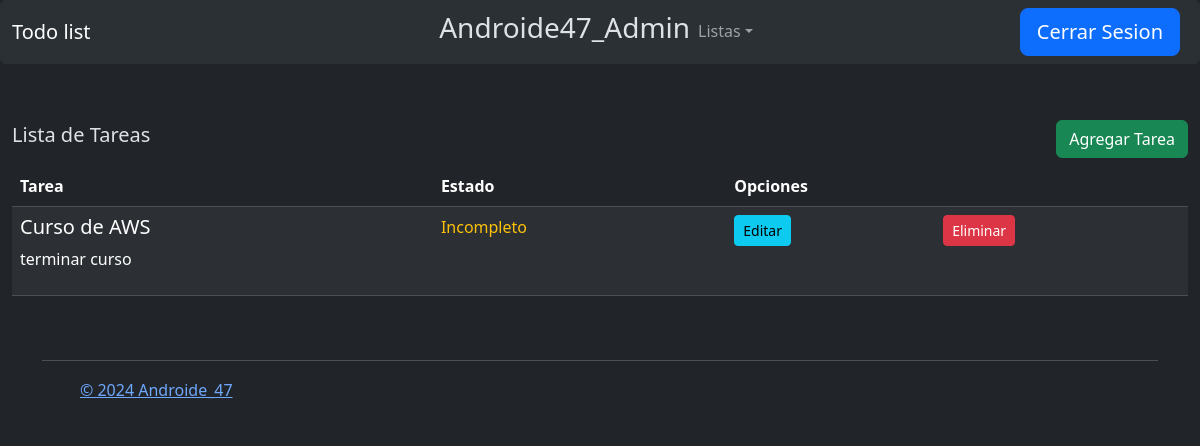
/todo/list (signed in), run on an earlier commit of the app's database.
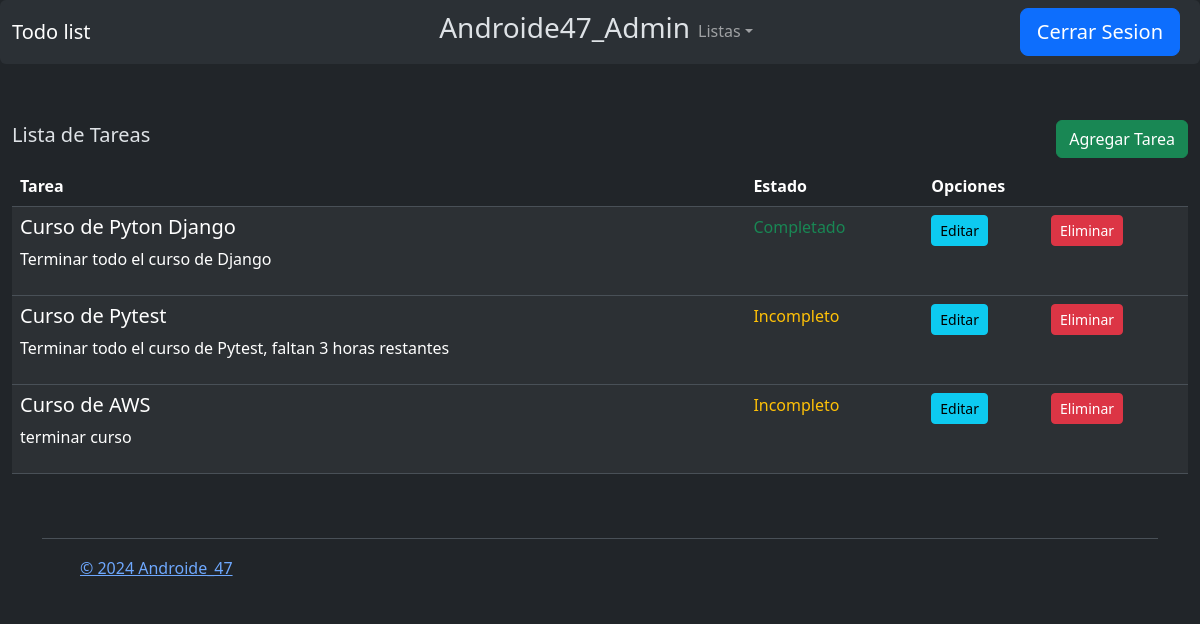
And on a later commit of the database.
### todor/models.py (models this page shows, shortened)
class User(db.Model):
    id = db.Column(db.Integer, primary_key=True)
    username = db.Column(db.String(80), unique=True, nullable=False)
    password = db.Column(db.Text(20), nullable=False)

class Todo(db.Model):
    id = db.Column(db.Integer, primary_key=True)
    created_by = db.Column(db.Integer, db.ForeignKey('user.id'), nullable=False)
    title = db.Column(db.String(100), nullable=False)
    desc = db.Column(db.Text)
    state = db.Column(db.Boolean, default = False)

### todor/todo.py (the view)
@bp.route('/list')
@login_required
def index():
    todos = Todo.query.all()
    return render_template('todo/index.html', todos=todos)

### todor/auth.py (called while the page is built)
@bp.before_app_request
def load_logged_in_user():
    user_id = session.get('user_id')
    if user_id is None:
        g.user = None
    else:
        g.user = User.query.get_or_404(user_id)

def login_required(view):
    @functools.wraps(view)
    def wrapped_view(**kwargs):
        if g.user is None:
            return redirect(url_for('auth.inicio'))
        return view(**kwargs)
    return wrapped_view

### todor/templates/todo/index.html
{% extends 'base.html' %} {% block content %}
<br />
<section class="container-fluid">
  <nav class="navbar">
    <h5>{% block title %}Lista de Tareas{% endblock %}</h5>
    <a href=" {{url_for('todo.create')}} " class="btn btn-success"
      >Agregar Tarea</a
    >
  </nav>
  <table class="table table-striped table-hover">
    <thead>
      <tr>
        <th scope="col">Tarea</th>
        <th scope="col">Estado</th>
        <th scope="col" colspan="2">Opciones</th>
      </tr>
    </thead>
    <tbody>
      {% for todo in todos | reverse%} {% if g.user.id == todo.created_by%}
      <tr>
        <td>
          <h5>{{ todo.title }}</h5>
          <p>{{ todo.desc }}</p>
        </td>
        <td>
          {% if todo.state == false %}
          <span class="text-warning">Incompleto</span>
          {%else%}
          <span class="text-success">Completado</span>
          {%endif%}
        </td>
        <td>
          <a
            href="{{url_for('todo.update', id = todo.id)}}"
            class="btn btn-info btn-sm"
            >Editar</a
          >
        </td>
        <td>
          <a
            href="{{url_for('todo.delete', id = todo.id)}}"
            class="btn btn-danger btn-sm"
            >Eliminar</a
          >
        </td>
      </tr>
    </tbody>
    {% endif %} {% endfor %}
  </table>
</section>
{% endblock %}

### todor/templates/base.html (shortened to what this page needs)
<!DOCTYPE html>
<html lang="esp">
  <head>
    <link
      href="https://cdn.jsdelivr.net/npm/bootstrap@5.3.2/dist/css/bootstrap.min.css"
      rel="stylesheet"
    />
  </head>
  <body class="" data-bs-theme="dark">
    <nav
      class="navbar navbar-expand-lg bg-body-tertiary rounded"
      aria-label="Thirteenth navbar example"
      data-bs-theme="dark"
    >
      <div class="container-fluid">
        <div class="collapse navbar-collapse d-lg-flex" id="navbarsExample11">
          <a class="navbar-brand col-lg-3 me-0" href="{{ url_for('index')}}"
            >Todo list</a
          >
          <ul class="navbar-nav col-lg-6 justify-content-lg-center">
            {% if g.user %}
            <li class="nav-item">
              <span class="nav-link-active"
                ><h3>{{g.user.username}}</h3></span
              >
            </li>
            <li class="nav-item dropdown">
              <a
                class="nav-link dropdown-toggle"
                href="#"
                data-bs-toggle="dropdown"
                aria-expanded="false"
                >Listas</a
              >
            </li>
          </ul>
          <div class="d-lg-flex col-lg-3 justify-content-lg-end">
            <a
              class="btn btn-primary mx-2 btn-lg"
              href="{{url_for('auth.logout')}}"
              role="button"
              >Cerrar Sesion</a
            >
          </div>
            {% endif %}
          </div>
        </div>
    </nav>
    <br />
    {% block content %} {% endblock %}
    <br />
    <div class="container">
      <footer
        class="d-flex flex-wrap justify-content-between align-items-center py-3 my-4 border-top"
        data-bs-theme="dark"
      >
        <div class="col-md-4 d-flex align-items-center">
          <a
            href="androide47.com"
            class="mb-3 me-2 mb-md-0 text-body-secondary text-decoration-none lh-1"
          >
            <svg class="bi" width="30" height="24">
              <use xlink:href="#bootstrap" />
            </svg>
          </a>
          <span class="mb-3 mb-md-0 text-body-secondary"
            ><a href="https://www.androide47.com"
              >&copy; 2024 Androide_47</a
            ></span
          >
        </div>
        <ul class="nav col-md-4 justify-content-end list-unstyled d-flex">
          <li class="ms-3">
            <a class="text-body-secondary" href="#"
              ><svg class="bi" width="24" height="24">
                <use xlink:href="#twitter" /></svg
            ></a>
          </li>
          <li class="ms-3">
            <a class="text-body-secondary" href="#"
              ><svg class="bi" width="24" height="24">
                <use xlink:href="#instagram" /></svg
            ></a>
          </li>
          <li class="ms-3">
            <a class="text-body-secondary" href="#"
              ><svg class="bi" width="24" height="24">
                <use xlink:href="#facebook" /></svg
            ></a>
          </li>
        </ul>
      </footer>
    </div>
  </body>
</html>

What changed in the data, as far as the page shows it:
added Todo: title "Curso de Pyton Django", desc "Terminar todo el curso de Django", state "Completado"
added Todo: title "Curso de Pytest", desc "Terminar todo el curso de Pytest, faltan 3 horas restantes", state "Incompleto"
